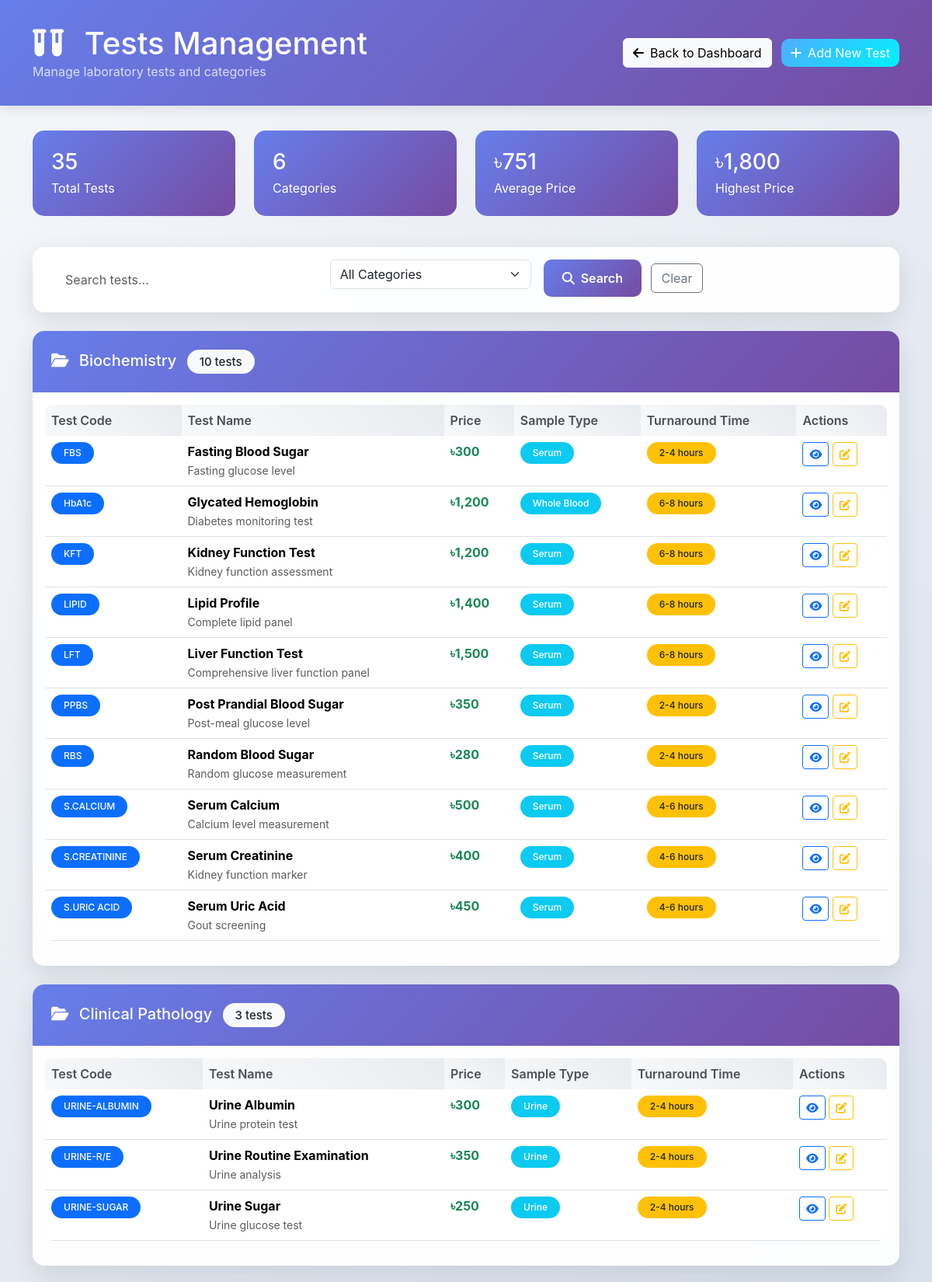
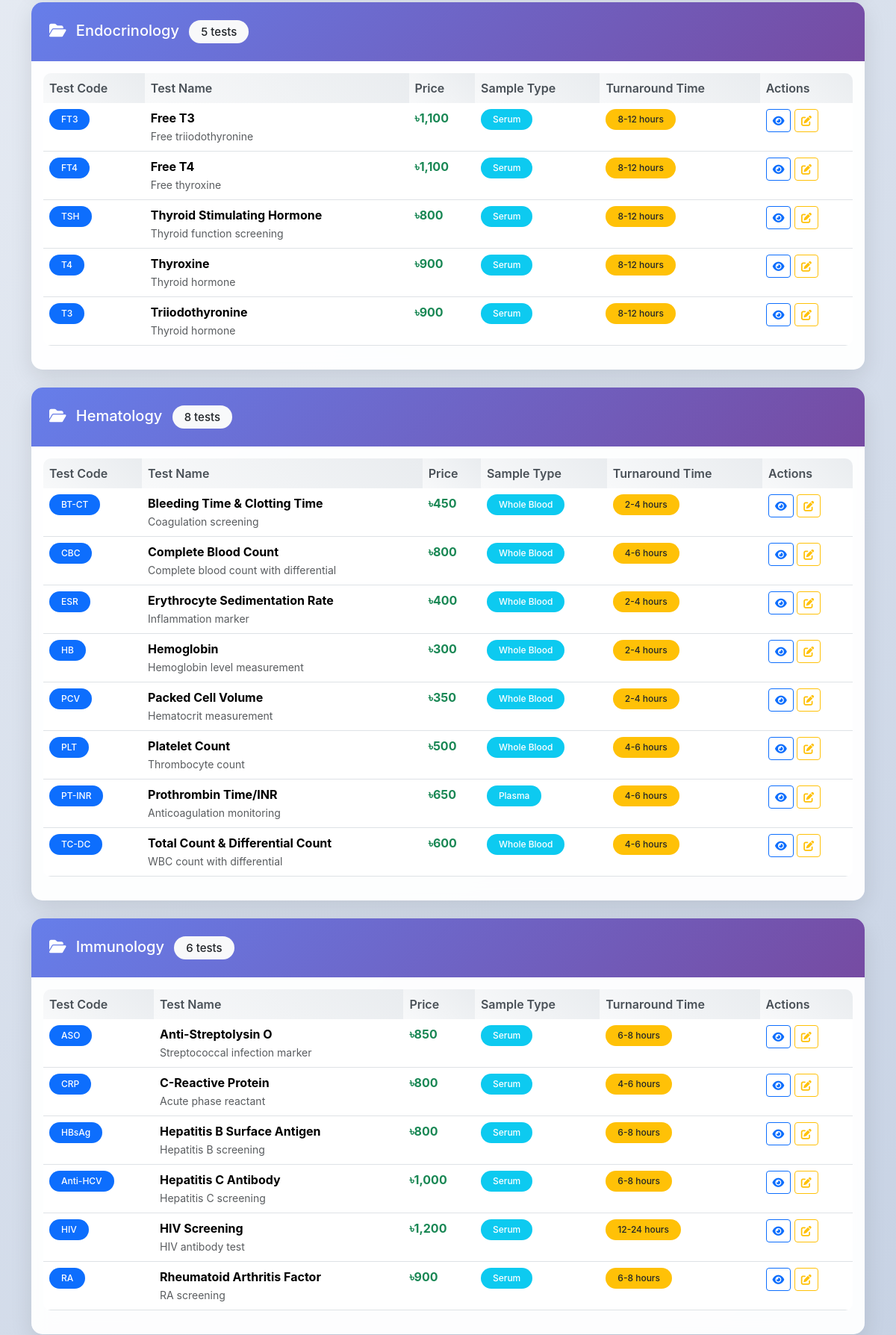
Page /tests (signed in, upper part) on the committed database (2 pictures, top to bottom).
### tables this page shows
CREATE TABLE IF NOT EXISTS tests (
    id INT AUTO_INCREMENT PRIMARY KEY,
    code VARCHAR(50) UNIQUE NOT NULL,
    name VARCHAR(255) NOT NULL,
    category VARCHAR(100) NOT NULL,
    price DECIMAL(8,2) NOT NULL,
    description TEXT,
    procedure_notes TEXT,
    sample_type VARCHAR(100),
    turnaround_time VARCHAR(50),
    is_active BOOLEAN DEFAULT TRUE,
    created_at TIMESTAMP DEFAULT CURRENT_TIMESTAMP,
    updated_at TIMESTAMP DEFAULT CURRENT_TIMESTAMP ON UPDATE CURRENT_TIMESTAMP,
    INDEX idx_code (code),
    INDEX idx_category (category),
    INDEX idx_active (is_active)
);

### views/tests/index.php (the view, shortened to what the rows shown need)
<!DOCTYPE html>
<html lang="en">
<head>
    <link href="https://cdn.jsdelivr.net/npm/bootstrap@5.3.2/dist/css/bootstrap.min.css" rel="stylesheet">
    <link href="https://cdnjs.cloudflare.com/ajax/libs/font-awesome/6.4.0/css/all.min.css" rel="stylesheet">
</head>
<body>
    <div class="main-header">
        <div class="container">
            <div class="row align-items-center">
                <div class="col-md-6">
                    <h1 class="mb-0">
                        <i class="fas fa-vials me-3"></i>
                        Tests Management
                    </h1>
                </div>
            </div>
        </div>
    </div>
    <div class="container fade-in">
        <?php if (!empty($tests_by_category)): ?>
            <?php foreach ($tests_by_category as $categoryName => $categoryTests): ?>
                <div class="card mb-4">
                    <div class="card-header">
                        <h5 class="mb-0">
                            <i class="fas fa-folder-open me-2"></i>
                            <?= htmlspecialchars($categoryName) ?>
                            <span class="badge bg-light text-dark ms-2"><?= count($categoryTests) ?> tests</span>
                        </h5>
                    </div>
                    <div class="card-body">
                        <div class="table-responsive">
                            <table class="table table-hover">
                                <thead>
                                    <tr>
                                        <th>Test Code</th>
                                        <th>Test Name</th>
                                        <th>Price</th>
                                        <th>Sample Type</th>
                                        <th>Turnaround Time</th>
                                        <th>Actions</th>
                                    </tr>
                                </thead>
                                <tbody>
                                    <?php foreach ($categoryTests as $test): ?>
                                        <tr>
                                            <td>
                                                <span class="badge bg-primary"><?= htmlspecialchars($test['code']) ?></span>
                                            </td>
                                            <td>
                                                <strong><?= htmlspecialchars($test['name']) ?></strong>
                                                <?php if (!empty($test['description'])): ?>
                                                    <br><small class="text-muted"><?= htmlspecialchars($test['description']) ?></small>
                                                <?php endif; ?>
                                            </td>
                                            <td>
                                                <span class="fw-bold text-success">৳<?= number_format($test['price'], 0) ?></span>
                                            </td>
                                            <td>
                                                <?php if (!empty($test['sample_type'])): ?>
                                                    <span class="badge bg-info"><?= htmlspecialchars($test['sample_type']) ?></span>
                                                <?php else: ?>
                                                    <span class="text-muted">Not specified</span>
                                                <?php endif; ?>
                                            </td>
                                            <td>
                                                <?php if (!empty($test['turnaround_time'])): ?>
                                                    <span class="badge bg-warning text-dark"><?= htmlspecialchars($test['turnaround_time']) ?></span>
                                                <?php else: ?>
                                                    <span class="text-muted">Not specified</span>
                                                <?php endif; ?>
                                            </td>
                                            <td>
                                                <a href="/tests/<?= htmlspecialchars($test['code']) ?>"
                                                   class="btn btn-sm btn-outline-primary">
                                                    <i class="fas fa-eye"></i>
                                                </a>
                                                <?php if (isset($_SESSION['role']) && $_SESSION['role'] === 'admin'): ?>
                                                    <a href="/tests/<?= htmlspecialchars($test['code']) ?>/edit"
                                                       class="btn btn-sm btn-outline-warning">
                                                        <i class="fas fa-edit"></i>
                                                    </a>
                                                <?php endif; ?>
                                            </td>
                                        </tr>
                                    <?php endforeach; ?>
                                </tbody>
                            </table>
                        </div>
                    </div>
                </div>
            <?php endforeach; ?>
        <?php endif; ?>
    </div>
</body>
</html>

### rows in the picture
tests: code "FBS", name "Fasting Blood Sugar", description "Fasting glucose level", price "300", sample_type "Serum", turnaround_time "2-4 hours"
tests: code "HbA1c", name "Glycated Hemoglobin", description "Diabetes monitoring test", price "1,200", sample_type "Whole Blood", turnaround_time "6-8 hours"
tests: code "KFT", name "Kidney Function Test", description "Kidney function assessment", price "1,200", sample_type "Serum", turnaround_time "6-8 hours"
tests: code "LIPID", name "Lipid Profile", description "Complete lipid panel", price "1,400", sample_type "Serum", turnaround_time "6-8 hours"
tests: code "LFT", name "Liver Function Test", description "Comprehensive liver function panel", price "1,500", sample_type "Serum", turnaround_time "6-8 hours"
tests: code "PPBS", name "Post Prandial Blood Sugar", description "Post-meal glucose level", price "350", sample_type "Serum", turnaround_time "2-4 hours"
tests: code "RBS", name "Random Blood Sugar", description "Random glucose measurement", price "280", sample_type "Serum", turnaround_time "2-4 hours"
tests: code "S.CALCIUM", name "Serum Calcium", description "Calcium level measurement", price "500", sample_type "Serum", turnaround_time "4-6 hours"
tests: code "S.CREATININE", name "Serum Creatinine", description "Kidney function marker", price "400", sample_type "Serum", turnaround_time "4-6 hours"
tests: code "S.URIC ACID", name "Serum Uric Acid", description "Gout screening", price "450", sample_type "Serum", turnaround_time "4-6 hours"
tests: code "URINE-ALBUMIN", name "Urine Albumin", description "Urine protein test", price "300", sample_type "Urine", turnaround_time "2-4 hours"
tests: code "URINE-R/E", name "Urine Routine Examination", description "Urine analysis", price "350", sample_type "Urine", turnaround_time "2-4 hours"
tests: code "URINE-SUGAR", name "Urine Sugar", description "Urine glucose test", price "250", sample_type "Urine", turnaround_time "2-4 hours"
tests: code "FT3", name "Free T3", description "Free triiodothyronine", price "1,100", sample_type "Serum", turnaround_time "8-12 hours"
tests: code "FT4", name "Free T4", description "Free thyroxine", price "1,100", sample_type "Serum", turnaround_time "8-12 hours"
tests: code "TSH", name "Thyroid Stimulating Hormone", description "Thyroid function screening", price "800", sample_type "Serum", turnaround_time "8-12 hours"
tests: code "T4", name "Thyroxine", description "Thyroid hormone", price "900", sample_type "Serum", turnaround_time "8-12 hours"
tests: code "T3", name "Triiodothyronine", description "Thyroid hormone", price "900", sample_type "Serum", turnaround_time "8-12 hours"
tests: code "BT-CT", name "Bleeding Time & Clotting Time", description "Coagulation screening", price "450", sample_type "Whole Blood", turnaround_time "2-4 hours"
tests: code "CBC", name "Complete Blood Count", description "Complete blood count with differential", price "800", sample_type "Whole Blood", turnaround_time "4-6 hours"
tests: code "ESR", name "Erythrocyte Sedimentation Rate", description "Inflammation marker", price "400", sample_type "Whole Blood", turnaround_time "2-4 hours"
tests: code "HB", name "Hemoglobin", description "Hemoglobin level measurement", price "300", sample_type "Whole Blood", turnaround_time "2-4 hours"
tests: code "PCV", name "Packed Cell Volume", description "Hematocrit measurement", price "350", sample_type "Whole Blood", turnaround_time "2-4 hours"
tests: code "PLT", name "Platelet Count", description "Thrombocyte count", price "500", sample_type "Whole Blood", turnaround_time "4-6 hours"
tests: code "PT-INR", name "Prothrombin Time/INR", description "Anticoagulation monitoring", price "650", sample_type "Plasma", turnaround_time "4-6 hours"
tests: code "TC-DC", name "Total Count & Differential Count", description "WBC count with differential", price "600", sample_type "Whole Blood", turnaround_time "4-6 hours"
tests: code "ASO", name "Anti-Streptolysin O", description "Streptococcal infection marker", price "850", sample_type "Serum", turnaround_time "6-8 hours"
tests: code "CRP", name "C-Reactive Protein", description "Acute phase reactant", price "800", sample_type "Serum", turnaround_time "4-6 hours"
tests: code "HBsAg", name "Hepatitis B Surface Antigen", description "Hepatitis B screening", price "800", sample_type "Serum", turnaround_time "6-8 hours"
tests: code "Anti-HCV", name "Hepatitis C Antibody", description "Hepatitis C screening", price "1,000", sample_type "Serum", turnaround_time "6-8 hours"
tests: code "HIV", name "HIV Screening", description "HIV antibody test", price "1,200", sample_type "Serum", turnaround_time "12-24 hours"
tests: code "RA", name "Rheumatoid Arthritis Factor", description "RA screening", price "900", sample_type "Serum", turnaround_time "6-8 hours"

### other values in the picture
$stats['total'] "35"
$stats['categories'] "6"
$stats['avg_price'] "751"
$stats['max_price'] "1,800"
$categoryName "Biochemistry"
count($categoryTests) "10"
$categoryName "Clinical Pathology"
count($categoryTests) "3"
$categoryName "Endocrinology"
count($categoryTests) "5"
$categoryName "Hematology"
count($categoryTests) "8"
$categoryName "Immunology"
count($categoryTests) "6"
